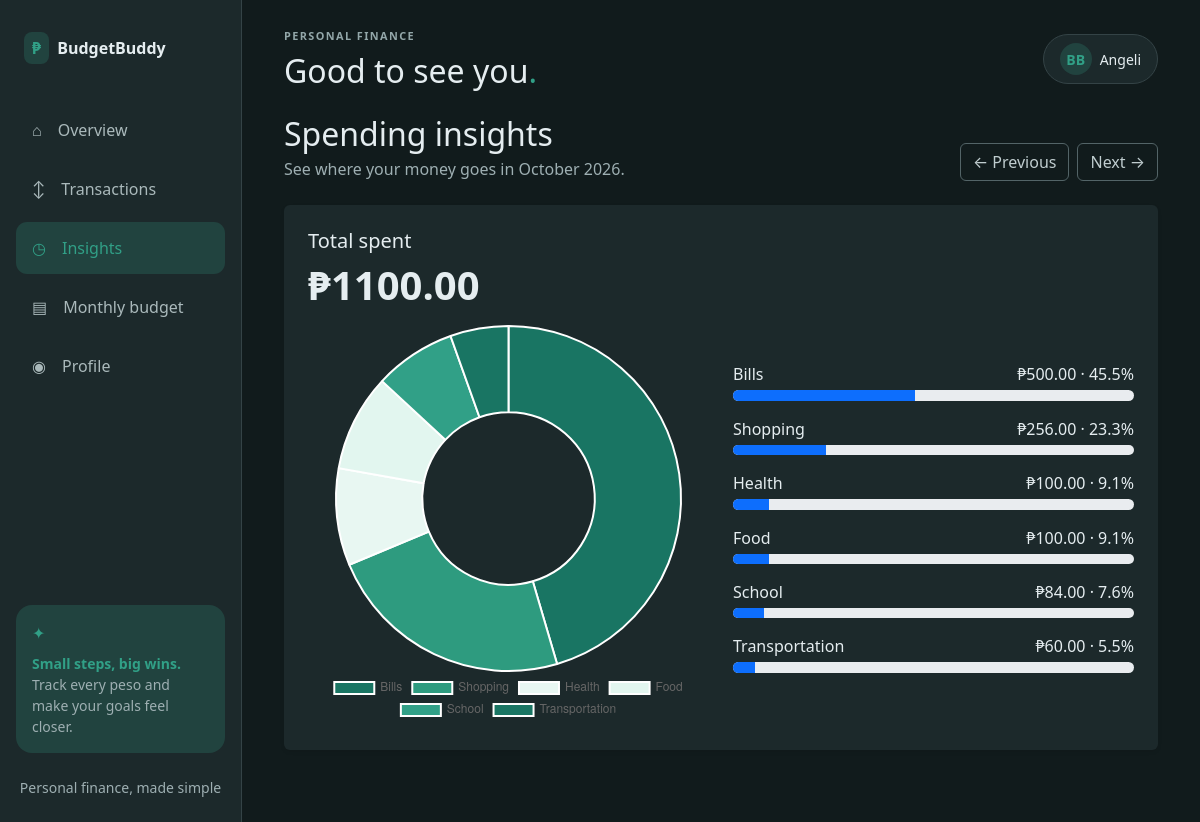
/insights/ (signed in), run on the app's committed database.
### COOL_APP/models.py (models this page shows, shortened)
class Expense(models.Model):
    class Category(models.TextChoices):
        FOOD = "Food", "Food"
        TRANSPORTATION = "Transportation", "Transportation"
        SCHOOL = "School", "School"
        HEALTH = "Health", "Health"
        BILLS = "Bills", "Bills"
        UTILITIES = "Utilities", "Utilities"
        PERSONAL_CARE = "Personal Care", "Personal care"
        SUBSCRIPTIONS = "Subscriptions", "Subscriptions"
        GIFTS = "Gifts", "Gifts"
        ENTERTAINMENT = "Entertainment", "Entertainment"
        SHOPPING = "Shopping", "Shopping"
        OTHER = "Other", "Other"
    class PaymentMethod(models.TextChoices):
        CASH = "Cash", "Cash"
        CREDIT_CARD = "Credit Card", "Credit Card"
        DEBIT_CARD = "Debit Card", "Debit Card"
        GCASH = "GCash", "GCash"
        MAYA = "Maya", "Maya"
        E_WALLET = "E-Wallet (GCash/Maya)", "E-Wallet (GCash/Maya)"
        BANK_TRANSFER = "Bank Transfer", "Bank Transfer"
        OTHER = "Other", "Other"
    user = models.ForeignKey(
        settings.AUTH_USER_MODEL,
        on_delete=models.CASCADE,
        related_name="expenses",
    )
    amount = models.DecimalField(
        max_digits=10,
        decimal_places=2,
        validators=[MinValueValidator(0.01)],
    )
    category = models.CharField(max_length=30, choices=Category.choices)
    description = models.TextField()
    date = models.DateField(default=timezone.localdate)
    payment_method = models.CharField(max_length=30, choices=PaymentMethod.choices)
    class Meta:
        ordering = ["-date", "-pk"]
        constraints = [
            models.CheckConstraint(condition=models.Q(amount__gt=0), name="expense_amount_positive"),
        ]

### COOL_APP/views.py (the view)
# urls.py: path("insights/", views.insights, name="insights"),
@login_required
def insights(request):
    period = _selected_period(request)
    previous, following = _period_navigation(period)
    category_totals = list(
        Expense.objects.filter(
            user=request.user,
            date__year=period.year,
            date__month=period.month,
        )
        .values("category")
        .annotate(total=Sum("amount"))
        .order_by("-total")
    )
    total = sum((item["total"] for item in category_totals), Decimal("0.00"))
    category_labels = dict(Expense.Category.choices)
    for item in category_totals:
        item["label"] = category_labels[item["category"]]
        item["percentage"] = float(item["total"] / total * 100) if total else 0
    return render(
        request,
        "expenses/insights.html",
        {
            "period": period,
            "period_label": f"{month_name[period.month]} {period.year}",
            "previous_month": previous.strftime("%Y-%m"),
            "next_month": following.strftime("%Y-%m"),
            "category_totals": category_totals,
            "total": total,
            "chart_labels": [item["label"] for item in category_totals],
            "chart_values": [float(item["total"]) for item in category_totals],
        },
    )

### COOL_APP/views.py (called while the page is built)
def _selected_period(request):
    today = timezone.localdate()
    requested_period = request.GET.get("month", "")
    try:
        period = date.fromisoformat(f"{requested_period}-01")
    except ValueError:
        period = today.replace(day=1)
    return period.replace(day=1)

def _period_navigation(period):
    previous = (period - timedelta(days=1)).replace(day=1)
    if period.month == 12:
        following = period.replace(year=period.year + 1, month=1)
    else:
        following = period.replace(month=period.month + 1)
    return previous, following

### Templates/expenses/insights.html (shortened to what this page needs)
{% extends "base.html" %}
{% block content %}
<div class="d-flex flex-wrap justify-content-between align-items-end gap-3 mb-4">
  <div><h1 class="h2 mb-1">Spending insights</h1><p class="text-secondary mb-0">See where your money goes in {{ period_label }}.</p></div>
  <div class="d-flex gap-2"><a class="btn btn-outline-secondary" href="?month={{ previous_month }}">← Previous</a><a class="btn btn-outline-secondary" href="?month={{ next_month }}">Next →</a></div>
</div>
<div class="card border-0 shadow-sm mb-4"><div class="card-body p-4">
  <h2 class="h5">Total spent</h2><div class="display-6 fw-bold mb-3">₱{{ total|floatformat:2 }}</div>
  {% if category_totals %}<div class="row g-4 align-items-center">
    <div class="col-lg-6"><canvas id="categoryChart" aria-label="Spending by category chart"></canvas></div>
    <div class="col-lg-6">
      {% for item in category_totals %}
      <div class="mb-3">
        <div class="d-flex justify-content-between gap-3"><span>{{ item.label }}</span><span class="text-nowrap">₱{{ item.total|floatformat:2 }} · {{ item.percentage|floatformat:1 }}%</span></div>
        <div class="progress mt-1"><div class="progress-bar" role="progressbar" style="width: {{ item.percentage }}%" aria-valuenow="{{ item.percentage|floatformat:0 }}" aria-valuemin="0" aria-valuemax="100"></div></div>
      </div>
      {% endfor %}
    </div>
  </div>{% else %}
  <div class="text-center py-4"><h3 class="h5">Your spending story starts here.</h3><p class="text-secondary">Add an expense in {{ period_label }} to see your category breakdown.</p><a class="btn btn-primary" href="{% url 'expense_create' %}">＋ Add your first expense</a></div>
  {% endif %}
</div></div>
{% if category_totals %}
<script>
  const labels = JSON.parse(document.getElementById("chart-labels").textContent);
  const values = JSON.parse(document.getElementById("chart-values").textContent);
  const palette = window.budgetBuddyPalettes[document.documentElement.dataset.palette];
  new Chart(document.getElementById("categoryChart"), {
    type: "doughnut",
    data: { labels, datasets: [{ data: values, backgroundColor: palette.colors }] },
    options: { responsive: true, plugins: { legend: { position: "bottom" } } }
  });
</script>
{% endif %}
{% endblock %}

### Templates/base.html (shortened to what this page needs)
<!doctype html>
<html lang="en">
<head>
  <link href="https://cdn.jsdelivr.net/npm/bootstrap@5.3.3/dist/css/bootstrap.min.css" rel="stylesheet">
</head>
<body class="bg-light{% if user.is_authenticated %} dashboard-page{% endif %}">
  {% if user.is_authenticated %}
  <aside class="dashboard-sidebar d-none d-md-flex flex-column p-3">
    <a class="navbar-brand fw-bold text-dark d-flex align-items-center gap-2 px-2 py-3 mb-4" href="{% url 'expense_list' %}">
      <span class="palette-mark rounded-3 px-2 py-1">₱</span> BudgetBuddy
    </a>
    <nav class="nav nav-pills flex-column gap-2">
      <a class="nav-link {% if request.resolver_match.url_name == 'expense_list' %}active{% endif %}" href="{% url 'expense_list' %}"><span class="me-3">⌂</span>Overview</a>
      <a class="nav-link " href="{% url 'transaction_list' %}"><span class="me-3">↕</span>Transactions</a>
      <a class="nav-link {% if request.resolver_match.url_name == 'insights' %}active{% endif %}" href="{% url 'insights' %}"><span class="me-3">◷</span>Insights</a>
      <a class="nav-link {% if request.resolver_match.url_name == 'budget_update' %}active{% endif %}" href="{% url 'budget_update' %}"><span class="me-3">▤</span>Monthly budget</a>
      <a class="nav-link {% if request.resolver_match.url_name == 'profile' %}active{% endif %}" href="{% url 'profile' %}"><span class="me-3">◉</span>Profile</a>
    </nav>
    <div class="mt-auto">
      <div class="palette-mark rounded-4 p-3 mb-3">
        <div class="text-primary mb-2">✦</div>
        <div class="fw-semibold small">Small steps, big wins.</div>
        <div class="text-secondary small">Track every peso and make your goals feel closer.</div>
      </div>
      <div class="text-center text-secondary small py-2">Personal finance, made simple</div>
    </div>
  </aside>
  {% endif %}
  <div class="{% if user.is_authenticated %}dashboard-workspace{% endif %}">
  <main class="{% if user.is_authenticated %}dashboard-content{% else %}container py-4{% endif %}">
    {% if user.is_authenticated and not dashboard_layout %}
    <header class="d-flex flex-wrap justify-content-between align-items-center gap-3 mb-4">
      <div>
        <div class="dashboard-eyebrow mb-2">Personal finance</div>
        <h1 class="h2 mb-0">Good to see you<span class="text-success">.</span></h1>
      </div>
      <a class="rounded-pill bg-white border px-3 py-2 d-flex align-items-center gap-2 small text-decoration-none text-dark" href="{% url 'profile' %}">
        <span class="palette-mark rounded-circle d-inline-flex align-items-center justify-content-center fw-semibold" style="width:2rem;height:2rem">BB</span>
        {{ user.first_name|default:user.username }}
      </a>
    </header>
    {% endif %}
    {% block content %}{% endblock %}
  </main>
  </div>
</body>
</html>

### Templates/base.html (style rules this page uses)
:root { --app-primary: #168374; --app-deep: #075e59; --app-soft: color-mix(in srgb, var(--app-primary) 14%, white); --app-page: #f4f7f8; --app-surface: #fff; --app-text: #1d2939; --app-muted: #667085; --app-border: #e5eaee; --app-primary-rgb: 22, 131, 116; --bs-primary: var(--app-primary); --bs-primary-rgb: var(--app-primary-rgb); --bs-success: var(--app-primary); --bs-success-rgb: var(--app-primary-rgb); --bs-link-color: var(--app-primary); --bs-link-hover-color: var(--app-deep); --bs-body-color: #1d2939; --bs-body-bg: #f4f7f8; --bs-border-color: var(--app-border); }
body.bg-light { background-color: var(--app-page) !important; color: var(--app-text); }
a { color: var(--app-primary); }
.text-primary, .text-success { color: var(--app-primary) !important; }
body { padding-bottom: 4.5rem; }
.progress { height: .65rem; }
.dashboard-page { background: var(--app-page) !important; color: var(--app-text); }
.dashboard-sidebar { background: var(--app-surface); border-right: 1px solid var(--app-border); bottom: 0; left: 0; position: fixed; top: 0; width: 242px; z-index: 1030; }
.dashboard-sidebar .nav-link { border-radius: .7rem; color: var(--app-muted); padding: .85rem 1rem; }
.dashboard-sidebar .nav-link.active, .dashboard-sidebar .nav-link:hover { background: var(--app-soft); color: var(--app-primary); }
.dashboard-workspace { margin-left: 242px; min-height: 100vh; }
.dashboard-content { margin: 0 auto; max-width: 1280px; padding: 28px 42px 48px; }
.dashboard-eyebrow { color: #98a7b8; font-size: .68rem; font-weight: 700; letter-spacing: .13em; text-transform: uppercase; }
.palette-mark { background: var(--app-soft); color: var(--app-primary); }
html[data-theme="dark"] { color-scheme: dark; --app-page: #111b1c; --app-surface: #1c292b; --app-text: #e5edf0; --app-muted: #9eafb2; --app-border: #344346; --app-soft: color-mix(in srgb, var(--app-primary) 22%, var(--app-surface)); --bs-body-color: #e5edf0; --bs-body-color-rgb: 229, 237, 240; --bs-body-bg: #111b1c; --bs-body-bg-rgb: 17, 27, 28; --bs-secondary-color: #9eafb2; --bs-secondary-color-rgb: 158, 175, 178; --bs-tertiary-bg: #1c292b; --bs-tertiary-color: #bcc9ca; --bs-border-color: #344346; --bs-emphasis-color: #f4f8f8; --bs-emphasis-color-rgb: 244, 248, 248; --bs-link-color: var(--app-primary); --bs-link-hover-color: var(--app-soft); --bs-form-control-bg: #1c292b; --bs-form-control-color: #e5edf0; }
html[data-theme="dark"] body.bg-light, html[data-theme="dark"] .dashboard-page { background: var(--app-page) !important; color: var(--app-text) !important; }
html[data-theme="dark"] .dashboard-sidebar, html[data-theme="dark"] .dashboard-card, html[data-theme="dark"] .card, html[data-theme="dark"] .list-group-item, html[data-theme="dark"] .bg-white { background-color: var(--app-surface) !important; color: var(--app-text); }
html[data-theme="dark"] .dashboard-sidebar, html[data-theme="dark"] .dashboard-card, html[data-theme="dark"] .card, html[data-theme="dark"] .list-group-item, html[data-theme="dark"] .border, html[data-theme="dark"] .border-top, html[data-theme="dark"] .border-bottom { border-color: #344346 !important; }
html[data-theme="dark"] .dashboard-sidebar .nav-link { color: #aab9bb; }
html[data-theme="dark"] .dashboard-sidebar .nav-link.active, html[data-theme="dark"] .dashboard-sidebar .nav-link:hover { background: var(--app-soft); color: var(--app-primary); }
html[data-theme="dark"] .dashboard-eyebrow { color: #93a7a9; }
html[data-theme="dark"] .text-dark, html[data-theme="dark"] .table, html[data-theme="dark"] .calendar-day-number { color: #e5edf0 !important; }
html[data-theme="dark"] .text-secondary { color: #9eafb2 !important; }
html[data-theme="dark"] .bg-light { background-color: #243235 !important; }
html[data-theme="dark"] .btn-outline-secondary { --bs-btn-color: #c0cdcf; --bs-btn-border-color: #536467; --bs-btn-hover-bg: #344548; --bs-btn-hover-border-color: #687d80; --bs-btn-hover-color: #fff; }
@media (min-width: 768px) { body { padding-bottom: 0; } }

### data on the page
Expense: label "Bills", total "500.00", percentage "45.5", {{ item.percentage }} 45.45454545454545 (drawn)
Expense: label "Shopping", total "256.00", percentage "23.3", {{ item.percentage }} 23.272727272727273 (drawn)
Expense: label "Health", total "100.00", percentage "9.1", {{ item.percentage }} 9.090909090909092 (drawn)
Expense: label "Food", total "100.00", percentage "9.1", {{ item.percentage }} 9.090909090909092 (drawn)
Expense: label "School", total "84.00", percentage "7.6", {{ item.percentage }} 7.636363636363637 (drawn)
Expense: label "Transportation", total "60.00", percentage "5.5", {{ item.percentage }} 5.454545454545454 (drawn)

### other printed values
{{ user.first_name|default:user.username }} "Angeli"
{{ period_label }} "October 2026"
{{ total|floatformat:2 }} "1100.00"
